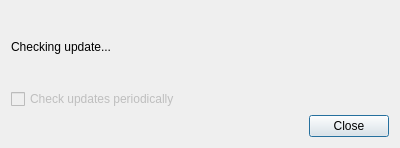
<?xml version="1.0" encoding="UTF-8"?>
<ui version="4.0">
 <class>UpdateCheckDialog</class>
 <widget class="QDialog" name="UpdateCheckDialog">
  <property name="geometry">
   <rect>
    <x>0</x>
    <y>0</y>
    <width>400</width>
    <height>148</height>
   </rect>
  </property>
  <property name="windowTitle">
   <string>Check Update</string>
  </property>
  <layout class="QVBoxLayout" name="verticalLayout">
   <item>
    <widget class="QLabel" name="label">
     <property name="text">
      <string>Checking update...</string>
     </property>
     <property name="openExternalLinks">
      <bool>true</bool>
     </property>
    </widget>
   </item>
   <item>
    <widget class="QCheckBox" name="cbPeriodic">
     <property name="enabled">
      <bool>false</bool>
     </property>
     <property name="toolTip">
      <string>Updates will be checked only once a day at first start of the application</string>
     </property>
     <property name="text">
      <string>Check updates periodically</string>
     </property>
     <property name="checkable">
      <bool>true</bool>
     </property>
     <property name="checked">
      <bool>false</bool>
     </property>
    </widget>
   </item>
   <item>
    <widget class="QDialogButtonBox" name="buttonBox">
     <property name="orientation">
      <enum>Qt::Horizontal</enum>
     </property>
     <property name="standardButtons">
      <set>QDialogButtonBox::Close</set>
     </property>
    </widget>
   </item>
  </layout>
 </widget>
 <resources/>
 <connections>
  <connection>
   <sender>buttonBox</sender>
   <signal>clicked(QAbstractButton*)</signal>
   <receiver>UpdateCheckDialog</receiver>
   <slot>close()</slot>
   <hints>
    <hint type="sourcelabel">
     <x>199</x>
     <y>125</y>
    </hint>
    <hint type="destinationlabel">
     <x>199</x>
     <y>73</y>
    </hint>
   </hints>
  </connection>
 </connections>
</ui>
